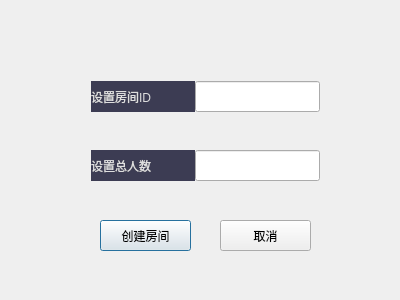
<?xml version="1.0" encoding="UTF-8"?>
<ui version="4.0">
 <class>createroom</class>
 <widget class="QDialog" name="createroom">
  <property name="geometry">
   <rect>
    <x>0</x>
    <y>0</y>
    <width>400</width>
    <height>300</height>
   </rect>
  </property>
  <property name="windowTitle">
   <string>创建房间</string>
  </property>
  <widget class="QLabel" name="label_6">
   <property name="geometry">
    <rect>
     <x>0</x>
     <y>0</y>
     <width>401</width>
     <height>301</height>
    </rect>
   </property>
   <property name="styleSheet">
    <string notr="true">border-image: url(:/image/3.jpg);</string>
   </property>
   <property name="text">
    <string/>
   </property>
  </widget>
  <widget class="QLineEdit" name="roomname">
   <property name="geometry">
    <rect>
     <x>195</x>
     <y>81</y>
     <width>125</width>
     <height>31</height>
    </rect>
   </property>
   <property name="styleSheet">
    <string notr="true">color: rgb(222, 222, 222);</string>
   </property>
  </widget>
  <widget class="QLabel" name="label">
   <property name="geometry">
    <rect>
     <x>91</x>
     <y>81</y>
     <width>104</width>
     <height>31</height>
    </rect>
   </property>
   <property name="styleSheet">
    <string notr="true">font: 75 12pt &quot;微软雅黑&quot;;
color: rgb(222, 222, 222);
background-color: rgba(10, 10, 40, 200);</string>
   </property>
   <property name="text">
    <string>设置房间ID</string>
   </property>
  </widget>
  <widget class="QLabel" name="label_2">
   <property name="geometry">
    <rect>
     <x>91</x>
     <y>150</y>
     <width>104</width>
     <height>31</height>
    </rect>
   </property>
   <property name="styleSheet">
    <string notr="true">font: 75 12pt &quot;微软雅黑&quot;;
color: rgb(222, 222, 222);
background-color: rgba(10, 10, 40, 200);</string>
   </property>
   <property name="text">
    <string>设置总人数</string>
   </property>
  </widget>
  <widget class="QLineEdit" name="number">
   <property name="geometry">
    <rect>
     <x>195</x>
     <y>150</y>
     <width>125</width>
     <height>31</height>
    </rect>
   </property>
   <property name="styleSheet">
    <string notr="true">color: rgb(222, 222, 222);</string>
   </property>
  </widget>
  <widget class="QPushButton" name="pushButton">
   <property name="geometry">
    <rect>
     <x>100</x>
     <y>220</y>
     <width>91</width>
     <height>31</height>
    </rect>
   </property>
   <property name="text">
    <string>创建房间</string>
   </property>
  </widget>
  <widget class="QPushButton" name="pushButton_2">
   <property name="geometry">
    <rect>
     <x>220</x>
     <y>220</y>
     <width>91</width>
     <height>31</height>
    </rect>
   </property>
   <property name="text">
    <string>取消</string>
   </property>
  </widget>
  <widget class="QLabel" name="label_3">
   <property name="geometry">
    <rect>
     <x>190</x>
     <y>120</y>
     <width>131</width>
     <height>21</height>
    </rect>
   </property>
   <property name="styleSheet">
    <string notr="true">color: rgb(255, 0, 0);
font: 75 12pt &quot;Adobe Arabic&quot;;</string>
   </property>
   <property name="text">
    <string/>
   </property>
  </widget>
  <widget class="QLabel" name="label_4">
   <property name="geometry">
    <rect>
     <x>190</x>
     <y>190</y>
     <width>131</width>
     <height>21</height>
    </rect>
   </property>
   <property name="styleSheet">
    <string notr="true">color: rgb(255, 0, 0);
font: 75 12pt &quot;Adobe Arabic&quot;;</string>
   </property>
   <property name="text">
    <string/>
   </property>
  </widget>
 </widget>
 <resources/>
 <connections>
  <connection>
   <sender>pushButton_2</sender>
   <signal>clicked()</signal>
   <receiver>createroom</receiver>
   <slot>close()</slot>
   <hints>
    <hint type="sourcelabel">
     <x>275</x>
     <y>237</y>
    </hint>
    <hint type="destinationlabel">
     <x>331</x>
     <y>201</y>
    </hint>
   </hints>
  </connection>
 </connections>
</ui>
